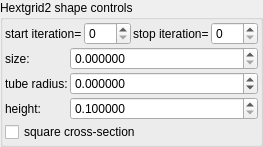
    <widget class="QGroupBox" name="groupBox_7">
     <property name="title">
      <string>Hextgrid2 shape controls</string>
     </property>
     <layout class="QVBoxLayout" name="verticalLayout_9" stretch="0,0">
      <property name="spacing">
       <number>2</number>
      </property>
      <property name="leftMargin">
       <number>2</number>
      </property>
      <property name="topMargin">
       <number>2</number>
      </property>
      <property name="rightMargin">
       <number>2</number>
      </property>
      <property name="bottomMargin">
       <number>2</number>
      </property>
      <item>
       <layout class="QHBoxLayout" name="horizontalLayout_11" stretch="0,1,0,1">
        <property name="topMargin">
         <number>0</number>
        </property>
        <item>
         <widget class="QLabel" name="label_83">
          <property name="text">
           <string>start iteration=</string>
          </property>
          <property name="wordWrap">
           <bool>true</bool>
          </property>
         </widget>
        </item>
        <item>
         <widget class="MySpinBox" name="spinboxInt_transf_start_iterations">
          <property name="sizePolicy">
           <sizepolicy hsizetype="Minimum" vsizetype="Maximum">
            <horstretch>0</horstretch>
            <verstretch>0</verstretch>
           </sizepolicy>
          </property>
          <property name="minimum">
           <number>0</number>
          </property>
          <property name="maximum">
           <number>999</number>
          </property>
          <property name="value">
           <number>0</number>
          </property>
         </widget>
        </item>
        <item>
         <widget class="QLabel" name="label_69">
          <property name="text">
           <string>stop iteration=</string>
          </property>
          <property name="wordWrap">
           <bool>true</bool>
          </property>
         </widget>
        </item>
        <item>
         <widget class="MySpinBox" name="spinboxInt_transf_stop_iterations">
          <property name="sizePolicy">
           <sizepolicy hsizetype="Preferred" vsizetype="Maximum">
            <horstretch>0</horstretch>
            <verstretch>0</verstretch>
           </sizepolicy>
          </property>
          <property name="maximum">
           <number>999</number>
          </property>
         </widget>
        </item>
       </layout>
      </item>
      <item>
       <layout class="QGridLayout" name="gridLayout_32" columnstretch="0,1">
        <property name="spacing">
         <number>2</number>
        </property>
        <item row="1" column="1">
         <widget class="MyDoubleSpinBox" name="spinbox_transf_scale_1">
          <property name="sizePolicy">
           <sizepolicy hsizetype="Minimum" vsizetype="Maximum">
            <horstretch>0</horstretch>
            <verstretch>0</verstretch>
           </sizepolicy>
          </property>
          <property name="prefix">
           <string/>
          </property>
          <property name="suffix">
           <string/>
          </property>
          <property name="decimals">
           <number>6</number>
          </property>
          <property name="minimum">
           <double>0.000000000000000</double>
          </property>
          <property name="maximum">
           <double>99.998999999999995</double>
          </property>
          <property name="singleStep">
           <double>0.100000000000000</double>
          </property>
         </widget>
        </item>
        <item row="2" column="0">
         <widget class="QLabel" name="label_21">
          <property name="text">
           <string>tube radius:</string>
          </property>
         </widget>
        </item>
        <item row="2" column="1">
         <widget class="MyDoubleSpinBox" name="spinbox_transf_offset_0005">
          <property name="sizePolicy">
           <sizepolicy hsizetype="Minimum" vsizetype="Maximum">
            <horstretch>0</horstretch>
            <verstretch>0</verstretch>
           </sizepolicy>
          </property>
          <property name="prefix">
           <string/>
          </property>
          <property name="suffix">
           <string/>
          </property>
          <property name="decimals">
           <number>6</number>
          </property>
          <property name="minimum">
           <double>-100000.000000000000000</double>
          </property>
          <property name="maximum">
           <double>100000.000000000000000</double>
          </property>
          <property name="singleStep">
           <double>0.010000000000000</double>
          </property>
         </widget>
        </item>
        <item row="1" column="0">
         <widget class="QLabel" name="label_13">
          <property name="text">
           <string>size:</string>
          </property>
         </widget>
        </item>
        <item row="3" column="1">
         <widget class="MyDoubleSpinBox" name="spinbox_transf_scaleF_1">
          <property name="sizePolicy">
           <sizepolicy hsizetype="Minimum" vsizetype="Maximum">
            <horstretch>0</horstretch>
            <verstretch>0</verstretch>
           </sizepolicy>
          </property>
          <property name="prefix">
           <string/>
          </property>
          <property name="suffix">
           <string/>
          </property>
          <property name="decimals">
           <number>6</number>
          </property>
          <property name="minimum">
           <double>0.100000000000000</double>
          </property>
          <property name="maximum">
           <double>99.998999999999995</double>
          </property>
          <property name="singleStep">
           <double>0.100000000000000</double>
          </property>
         </widget>
        </item>
        <item row="3" column="0">
         <widget class="QLabel" name="label_14">
          <property name="text">
           <string>height:</string>
          </property>
         </widget>
        </item>
        <item row="4" column="0" colspan="2">
         <widget class="MyCheckBox" name="checkBox_transf_function_enabledJ_false">
          <property name="text">
           <string>square cross-section</string>
          </property>
         </widget>
        </item>
       </layout>
      </item>
     </layout>
    </widget>
